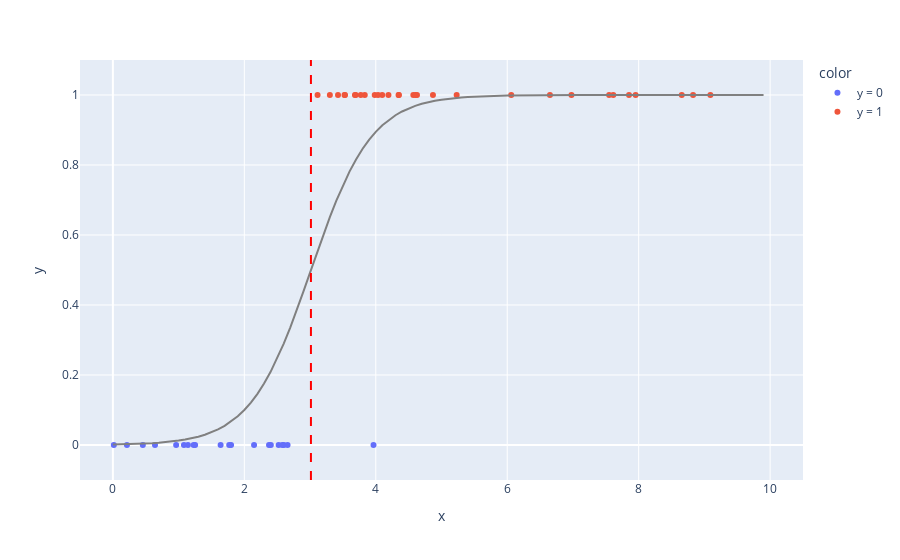

The cell this chart's notebook holds for it:
### Markdown cell above
You can see that, now we've adjusted the model, the predictions are now all
probabilites - they lie very close to zero or one at the extremes and then sharply curve as they approach the decision boundary. These
 predictions seem to do a much better job of fitting to the data. Moreover,
 if we add the same additional extreme values as before the model's predictions and decision boundary remains unmoved:

### Code cell
log_reg_plot_ext = fit_lm_and_return_plot(eg_df_ext,
                                          logistic=True,
                                          show_decision_line=True)
log_reg_plot_ext.show()

### Figure 1 — Plotly figure (JSON) as saved in the notebook; plotly's stock layout.template omitted (floating-point values rounded to 4 significant figures)
{"data": [{"hovertemplate": "color=y = 0<br>x=%{x}<br>y=%{y}<extra></extra>", "legendgroup": "y = 0", "marker": {"color": "#636efa", "symbol": "circle"}, "mode": "markers", "name": "y = 0", "orientation": "v", "showlegend": true, "type": "scatter", "x": [1.639, 1.798, 0.456, 0.9629, 0.01474, 1.251, 2.148, 2.6, 2.404, 2.376, 1.77, 1.142, 1.229, 2.658, 1.081, 3.966, 2.522, 2.579, 0.2141, 0.6411], "xaxis": "x", "y": [0.0, 0.0, 0.0, 0.0, 0.0, 0.0, 0.0, 0.0, 0.0, 0.0, 0.0, 0.0, 0.0, 0.0, 0.0, 0.0, 0.0, 0.0, 0.0, 0.0], "yaxis": "y"}, {"hovertemplate": "color=y = 1<br>x=%{x}<br>y=%{y}<extra></extra>", "legendgroup": "y = 1", "marker": {"color": "#EF553B", "symbol": "circle"}, "mode": "markers", "name": "y = 1", "orientation": "v", "showlegend": true, "type": "scatter", "x": [3.683, 3.694, 3.984, 3.524, 3.832, 4.035, 4.347, 3.532, 3.114, 4.627, 3.426, 4.571, 4.87, 3.772, 4.193, 4.604, 4.098, 3.301, 4.352, 5.231, 7.614, 7.953, 7.853, 6.65, 8.655, 7.55, 6.977, 6.061, 8.828, 9.091], "xaxis": "x", "y": [1.0, 1.0, 1.0, 1.0, 1.0, 1.0, 1.0, 1.0, 1.0, 1.0, 1.0, 1.0, 1.0, 1.0, 1.0, 1.0, 1.0, 1.0, 1.0, 1.0, 1.0, 1.0, 1.0, 1.0, 1.0, 1.0, 1.0, 1.0, 1.0, 1.0], "yaxis": "y"}, {"line": {"color": "gray"}, "mode": "lines", "showlegend": false, "type": "scatter", "x": [0.0, 0.1, 0.2, 0.3, 0.4, 0.5, 0.6, 0.7, 0.8, 0.9, 1.0, 1.1, 1.2, 1.3, 1.4, 1.5, 1.6, 1.7, 1.8, 1.9, 2.0, 2.1, 2.2, 2.3, 2.4, 2.5, 2.6, 2.7, 2.8, 2.9, 3.0, 3.1, 3.2, 3.3, 3.4, 3.5, 3.6, 3.7, 3.8, 3.9, 4.0, 4.1, 4.2, 4.3, 4.4, 4.5, 4.6, 4.7, 4.8, 4.9, 5.0, 5.1, 5.2, 5.3, 5.4, 5.5, 5.6, 5.7, 5.8, 5.9, 6.0, 6.1, 6.2, 6.3, 6.4, 6.5, 6.6, 6.7, 6.8, 6.9, 7.0, 7.1, 7.2, 7.3, 7.4, 7.5, 7.6, 7.7, 7.8, 7.9, 8.0, 8.1, 8.2, 8.3, 8.4, 8.5, 8.6, 8.7, 8.8, 8.9, 9.0, 9.1, 9.2, 9.3, 9.4, 9.5, 9.6, 9.7, 9.8, 9.9], "y": [0.001449, 0.001799, 0.002234, 0.002773, 0.003443, 0.004273, 0.005302, 0.006578, 0.008158, 0.01011, 0.01253, 0.01552, 0.01921, 0.02375, 0.02933, 0.03618, 0.04455, 0.05475, 0.06712, 0.08205, 0.09993, 0.1212, 0.1463, 0.1755, 0.2091, 0.2472, 0.2897, 0.3363, 0.3863, 0.4388, 0.4927, 0.5468, 0.5998, 0.6506, 0.6981, 0.7418, 0.7811, 0.8159, 0.8463, 0.8725, 0.8947, 0.9135, 0.9291, 0.9422, 0.9529, 0.9617, 0.969, 0.9749, 0.9797, 0.9836, 0.9867, 0.9893, 0.9914, 0.993, 0.9944, 0.9955, 0.9964, 0.9971, 0.9976, 0.9981, 0.9985, 0.9988, 0.999, 0.9992, 0.9994, 0.9995, 0.9996, 0.9997, 0.9997, 0.9998, 0.9998, 0.9999, 0.9999, 0.9999, 0.9999, 0.9999, 1.0, 1.0, 1.0, 1.0, 1.0, 1.0, 1.0, 1.0, 1.0, 1.0, 1.0, 1.0, 1.0, 1.0, 1.0, 1.0, 1.0, 1.0, 1.0, 1.0, 1.0, 1.0, 1.0, 1.0]}, {"line": {"color": "red", "dash": "dash"}, "mode": "lines", "showlegend": false, "type": "scatter", "x": [3.013, 3.013], "y": [-0.1, 1.1]}], "layout": {"legend": {"title": {"text": "color"}, "tracegroupgap": 0}, "margin": {"t": 60}, "xaxis": {"anchor": "y", "domain": [0.0, 1.0], "range": [-0.5, 10.5], "title": {"text": "x"}}, "yaxis": {"anchor": "x", "domain": [0.0, 1.0], "range": [-0.1, 1.1], "title": {"text": "y"}}}}
